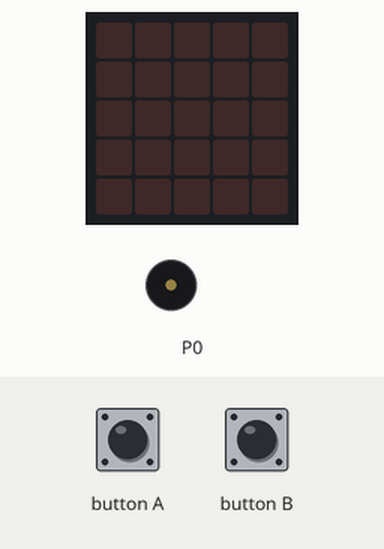
Recording of a program running on a simulated BBC micro:bit (MakeCode). Shown: the board's 5×5 LED display, buzzer (waves = sounding). The test bench sets the inputs (shaded band).

Above: at 1.2 s.
1.3 s: button A pressed for 0.15 s
At 1.64 s:
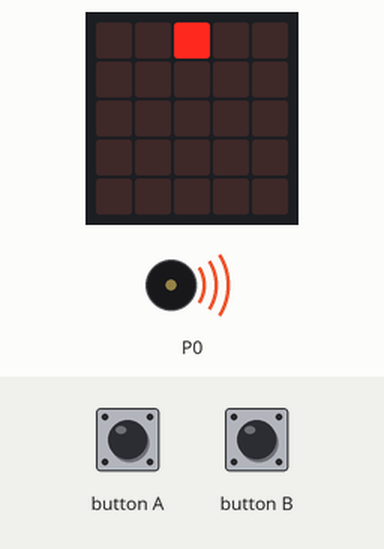
At 2.04 s:
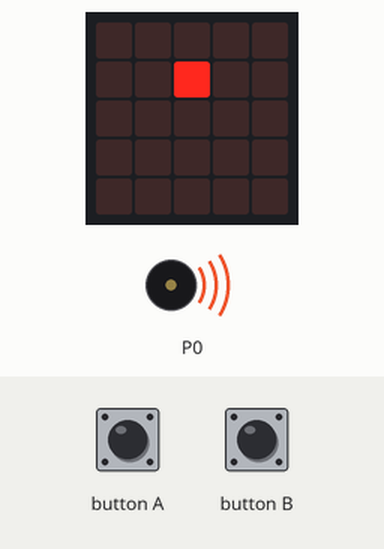
4.3 s: button B pressed for 0.15 s
At 5.02 s:
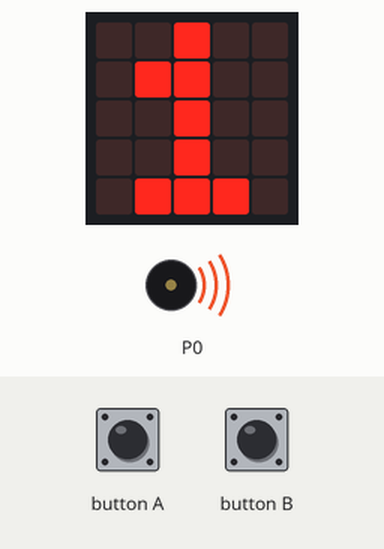
Timing chart, 0 to 11.3 s (numbered marks = the images above; inputs shaded):
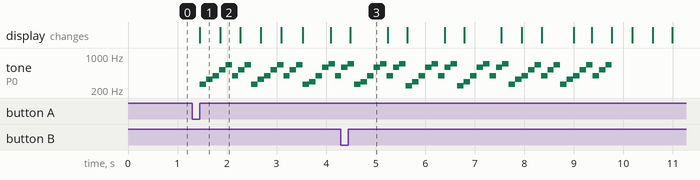

Measured:
- after the input at 1.3 s, tone on P0: plays 262 Hz for 0.13 s, 330 Hz for 0.13 s, 392 Hz for 0.13 s, 523 Hz for 0.13 s, 659 Hz for 0.13 s, 392 Hz for 0.13 s … (22 notes in this stretch), starting after 0.15 s; the display: changes after 0.15 s (image 1)
- after the input at 4.3 s, the display: changes after 0.19 s (image 3)
- what the display in image 1 shows lasts 0.4 s, from 1.5 s to 1.9 s
- what the display in image 3 shows lasts 0.7 s, from 4.5 s to 5.2 s

The program:

main.ts
```typescript
input.onButtonPressed(Button.A, function () {
    music.startMelody(music.builtInMelody(Melodies.Prelude), MelodyOptions.OnceInBackground)
    for (let index = 0; index < 3; index++) {
        basic.showLeds(`
            . . # . .
            . . . . .
            . . . . .
            . . . . .
            . . . . .
            `)
        basic.pause(10)
        basic.showLeds(`
            . . . . .
            . . # . .
            . . . . .
            . . . . .
            . . . . .
            `)
        basic.pause(10)
        basic.showLeds(`
            . . . . .
            . . . . .
            . . # . .
            . . . . .
            . . . . .
            `)
        basic.pause(10)
        basic.showLeds(`
            . . . . .
            . . . . .
            . . . . .
            . . # . .
            . . . . .
            `)
        basic.pause(10)
        basic.showLeds(`
            . . . . .
            . . . . .
            . . . . .
            . . . . .
            . . # . .
            `)
        basic.showArrow(ArrowNames.West)
    }
})
input.onButtonPressed(Button.B, function () {
    basic.showNumber(1)
    basic.pause(10)
    basic.showNumber(2)
    basic.pause(10)
    basic.showNumber(3)
})
```

test.ts
```typescript
// 在這裡測試；當此封包作為擴充功能時，將不會編譯此內容。
```
